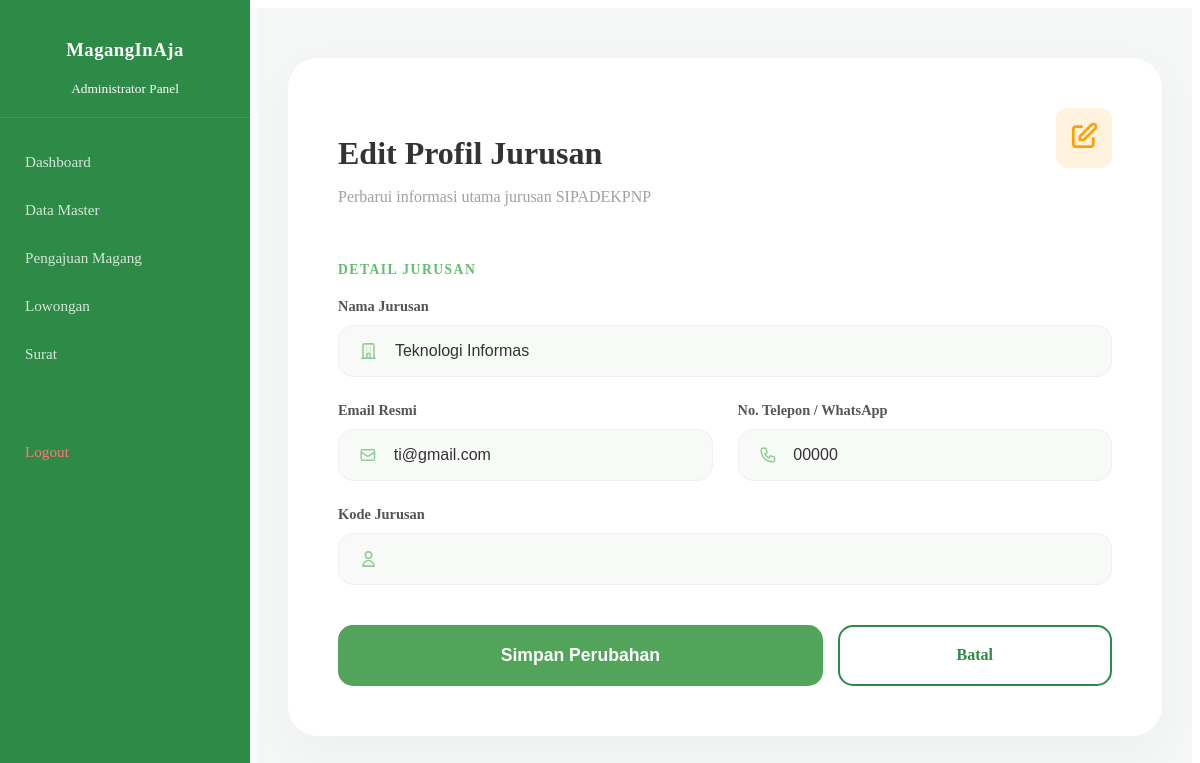
/admin/data_jurusan/edit_jurusan.php?id=1, run on the app's committed database.
### tables this page shows
CREATE TABLE `jurusan` (
  `id_jurusan` int(11) NOT NULL,
  `id_user` int(11) NOT NULL,
  `kode` varchar(20) NOT NULL,
  `nama_jurusan` varchar(150) NOT NULL,
  `keterangan` text NOT NULL
);

CREATE TABLE `users` (
  `id_user` int(11) NOT NULL,
  `username` varchar(100) NOT NULL,
  `email` varchar(150) NOT NULL,
  `password` varchar(255) NOT NULL,
  `created_at` datetime NOT NULL,
  `update_at` datetime NOT NULL,
  `roles` enum('super_admin','admin_jurusan','mahasiswa','perusahaan') NOT NULL,
  `foto` varchar(255) NOT NULL,
  `no_hp` varchar(20) NOT NULL,
  `status` enum('Pending','Verified','Rejected') NOT NULL
);

### admin/data_jurusan/edit_jurusan.php (the view, shortened to what this page needs)
<?php
require_once '../../config.php';
require_once '../../templates/header_admin.php';
$id = mysqli_real_escape_string($conn, $_GET['id']);
$query = mysqli_query($conn, "SELECT * FROM jurusan JOIN users u ON jurusan.id_user = u.id_user WHERE id_jurusan = '$id'");
$data = mysqli_fetch_assoc($query);
?>
<link rel="stylesheet" href="<?= $base_url; ?>css/data_perusahaan.css">
<main class="main-content">
    <div class="form-container">
        <div class="form-header">
            <div>
                <h2>Edit Profil Jurusan</h2>
                <p>Perbarui informasi utama jurusan SIPADEKPNP</p>
            </div>
            <div class="header-icon" style="background: #fff3e0; padding: 12px; border-radius: 12px;">
                <svg width="32" height="32" fill="none" stroke="#FFA000" stroke-width="2" viewBox="0 0 24 24">
                    <path d="M11 5H6a2 2 0 00-2 2v11a2 2 0 002 2h11a2 2 0 002-2v-5m-1.414-9.414a2 2 0 112.828 2.828L11.828 15H9v-2.828l8.586-8.586z"></path>
                </svg>
            </div>
        </div>
        <form action="proses_edit_jurusan.php" method="POST">
            <div class="section-title">Detail Jurusan</div>
            <div class="form-grid">
                <div class="input-box full-width">
                    <label>Nama Jurusan</label>
                    <div class="input-field">
                        <svg width="20" height="20" fill="none" stroke="currentColor" stroke-width="2" viewBox="0 0 24 24"><path d="M19 21V5a2 2 0 00-2-2H7a2 2 0 00-2 2v16m14 0h2m-2 0h-5m-9 0H3m2 0h5M9 7h1m-1 4h1m4-4h1m-1 4h1m-5 10v-5a1 1 0 011-1h2a1 1 0 011 1v5m-4 0h4"></path></svg>
                        <input type="text" name="nama_jurusan" value="<?= htmlspecialchars($data['nama_jurusan']); ?>" required>
                    </div>
                </div>
                <div class="input-box">
                    <label>Email Resmi</label>
                    <div class="input-field">
                        <svg width="20" height="20" fill="none" stroke="currentColor" stroke-width="2" viewBox="0 0 24 24"><path d="M3 8l7.89 5.26a2 2 0 002.22 0L21 8M5 19h14a2 2 0 002-2V7a2 2 0 00-2-2H5a2 2 0 00-2 2v10a2 2 0 002 2z"></path></svg>
                        <input type="email" name="email" value="<?= htmlspecialchars($data['email']); ?>" required>
                    </div>
                </div>
                <div class="input-box">
                    <label>No. Telepon / WhatsApp</label>
                    <div class="input-field">
                        <input type="text" name="no_hp" value="<?= htmlspecialchars($data['no_hp']); ?>" required>
                    </div>
                </div>
                <div class="input-box full-width">
                    <label>Kode Jurusan </label>
                    <div class="input-field">
                        <svg width="20" height="20" fill="none" stroke="currentColor" stroke-width="2" viewBox="0 0 24 24"><path d="M16 7a4 4 0 11-8 0 4 4 0 018 0zM12 14a7 7 0 00-7 7h14a7 7 0 00-7-7z"></path></svg>
                        <input type="text" name="kode" value="<?= htmlspecialchars($data['kode']); ?>" required>
                    </div>
                </div>
            </div>
            <div style="margin-top: 40px; display: flex; gap: 15px;">
                <button type="submit" name="update" class="btn-submit" style="margin-top: 0; flex: 2;">Simpan Perubahan</button>
                <a href="../data_perusahaan.php" class="btn-theme-white" style="flex: 1; display: flex; align-items: center; justify-content: center; text-decoration: none; border-radius: 15px; font-weight: 700;">Batal</a>
            </div>
        </form>
    </div>
</main>
</div> </body>
</html>

### css/admin.css (style rules this page uses)
.main-content { flex: 1; padding: 40px 60px; }

### css/data_perusahaan.css (style rules this page uses)
.form-container { background: #FFFFFF; border-radius: 30px; padding: 50px; max-width: 900px; margin: 20px auto; box-shadow: 0 15px 50px rgba(0,0,0,0.03); }
.form-header { display: flex; justify-content: space-between; align-items: flex-start; margin-bottom: 40px; }
.form-header h2 { font-size: 2rem; font-weight: 700; color: #333; margin-bottom: 5px; }
.form-header p { color: #a0a0a0; font-size: 1rem; }
.header-icon { background: #f1f8e9; padding: 12px; border-radius: 12px; }
.section-title { font-size: 0.85rem; font-weight: 800; color: #64bc6e; text-transform: uppercase; letter-spacing: 1.5px; margin: 40px 0 20px 0; }
.form-grid { display: grid; grid-template-columns: 1fr 1fr; gap: 25px; }
.full-width { grid-column: span 2; }
.input-box label { display: block; font-size: 0.9rem; font-weight: 600; margin-bottom: 10px; color: #555; }
.input-field { background: #f8faf8; border: 1px solid #f0f0f0; border-radius: 15px; padding: 15px 20px; display: flex; align-items: center; transition: 0.3s; }
.input-field input, .input-field textarea { border: none; background: transparent; width: 100%; outline: none; font-size: 1rem; color: #333; }
.input-field svg { margin-right: 15px; color: #64bc6e; opacity: 0.7; }
.btn-submit { background: #52a45a; color: white; border: none; padding: 20px; width: 100%; border-radius: 15px; font-size: 1.1rem; font-weight: 700; cursor: pointer; margin-top: 40px; transition: 0.3s; }

### templates/header_admin.php (style rules this page uses)
.main-content { margin-left: 250px; padding: 30px; background: #f4f7f6; min-height: 100vh; }
.btn-theme-white { background-color: white; color: #2E8B47; border: 2px solid #2E8B47; padding: 12px 24px; border-radius: 8px; text-decoration: none; font-weight: 600; transition: 0.3s; display: inline-block; }

### data on the page
jurusan: nama_jurusan "Teknologi Informas", email "ti@gmail.com", no_hp "00000"
